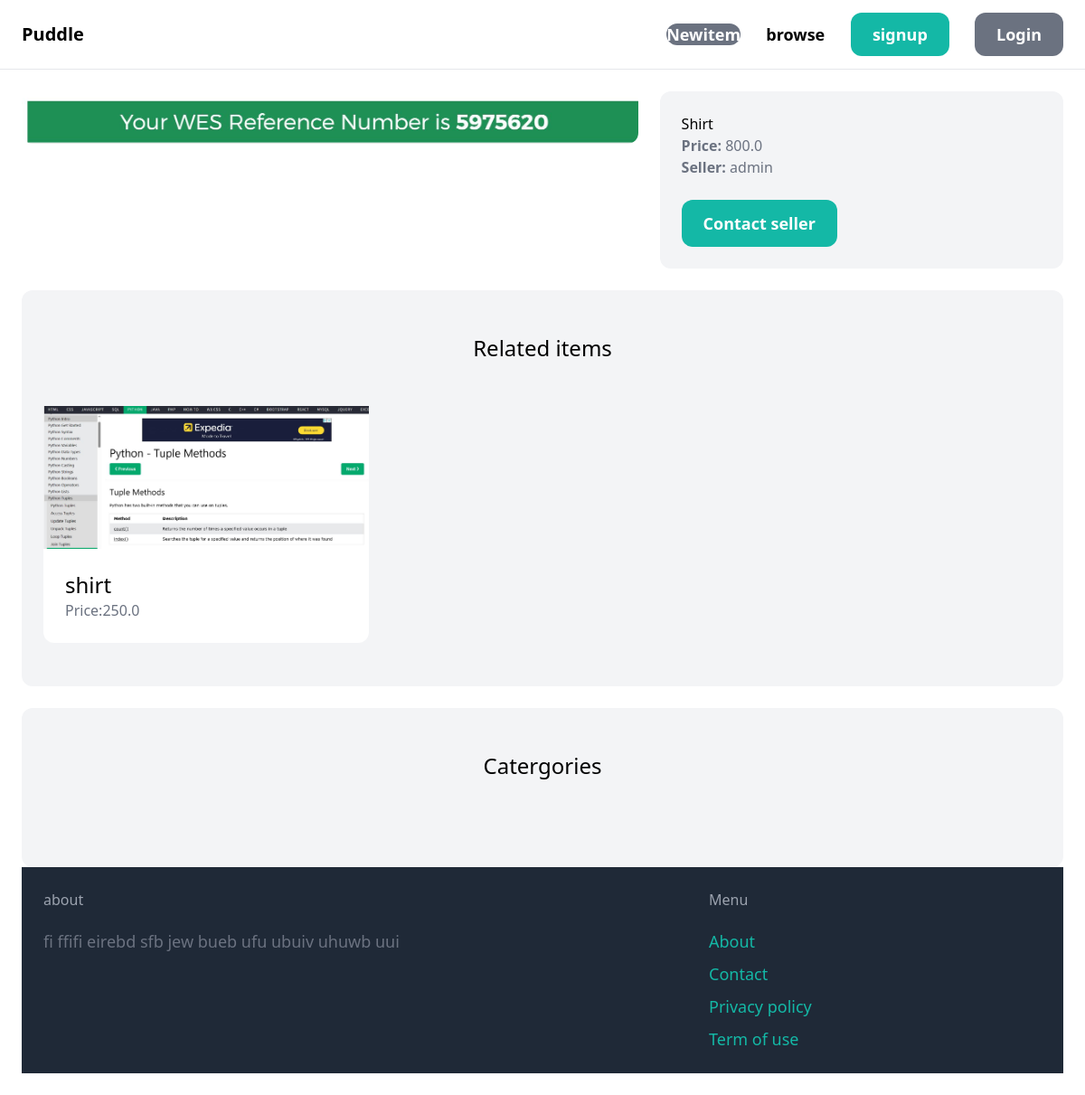
Before: /items/4/ with the older database file.
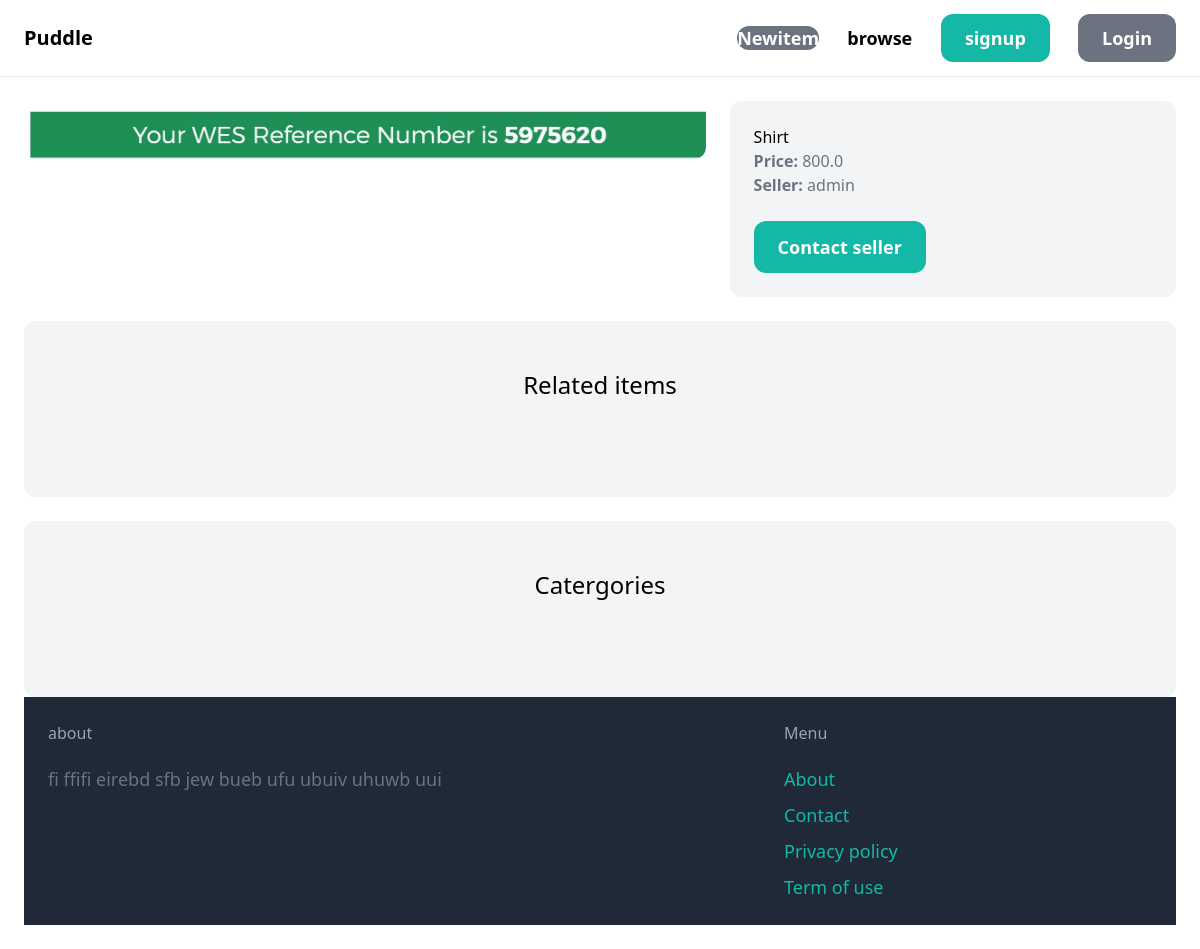
After: the same page with the newer database file.
### item/models.py (models this page shows, shortened)
class Item(models.Model):
    category =models.ForeignKey(Category ,related_name='items' ,on_delete=models.CASCADE)
    name = models.CharField(max_length=255)
    description=models.TextField(blank=True, null=True)
    price=models.FloatField()
    image =models.ImageField(upload_to='item_images', blank=True , null=True)
    is_sold=models.BooleanField(default=False)
    created_by=models.ForeignKey(User ,related_name='items' , on_delete=models.CASCADE)
    created_at=models.DateTimeField(auto_now_add=True)

### item/views.py (the view)
# urls.py: path('<int:pk>/', views.detail, name='detail'),
def detail(request,pk):
        item =get_object_or_404(Item ,pk=pk)
        related_items=Item.objects.filter(category=item.category,is_sold=False).exclude(pk=pk)[0:3]
        return render(request , 'item/detail.html', {'item':item,
                               'related_items':related_items
                                                     })

### item/templates/item/detail.html (shortened to what this page needs)
{% extends 'core/base.html' %}
{% block content %}
<div class="grid grid-cols-5 gap-6">
    <div class="col-span-3">
        <img src="{{ item.image.url}}" class="rounded-xl">
    </div>
    <div class="col-span-2 p-6 bg-gray-100 rounded-xl">
   <h1> {{item.name}}</h1>
   <p class="text-gray-500"><strong>Price: </strong>{{item.price}}</p>
   <p class="text-gray-500"><strong>Seller: </strong>{{item.created_by.username}}</p>
   <a href="#" class="inline-block mt-6 px-6 py-3 text-lg font-semibold bg-teal-500  text-white rounded-xl hover:bg-teal-700">Contact seller</a>
</div>
</div>
<div class ="mt-6 px-6 py-12 bg-gray-100 rounded-xl">
    <h2 class="mb-12 text-2xl text-center">Related items</h2>
<div class="grid grid-cols-3 gap-3">
    {% for item in related_items %}
    <div>
           <a href="{% url 'item:detail' item.id %}">
                  <div>
                         <img src="{{item.image.url}}" class=" rouned-t-xl">
                  </div>
                  <div class="p-6 bg-white rounded-b-xl">
                         <h2 class="text-2xl" >{{ item.name }}</h2>
                         <p class="text-gray-500" >Price:{{ item.price }}</p>
                  </div>
           </a>
    </div>
    {% endfor %}
</div>
</div>
<div class ="mt-6 px-6 py-12 bg-gray-100 rounded-xl">
    <h2 class="mb-12 text-2xl text-center">Catergories</h2>
{% endblock %}

Changed rows visible on the page:
removed Item: image (picture), name "shirt", price "250.0"
